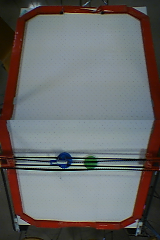
//> input picture camera/photodir/table.png, 160 x 240 px
$ ./fill_outside_frame2   (built with g++ and OpenCV 4)
//> lines starting //> are read from the running program, lines starting //| are printed output that depends on the picture; after the words box and inside, x2 and y2 are one past the last pixel; in counts of white or black regions, pixels touching at a corner belong together
#include <opencv2/core/core.hpp>
#include <opencv2/imgproc/imgproc.hpp>
#include <opencv2/highgui/highgui.hpp>
#include <opencv/cv.h>
#include <opencv/highgui.h>
#include <time.h>
#include <stdio.h>

#define CAM_PIX_2HEIGHT (2 * CAM_PIX_HEIGHT)
#define CAM_PIX_WIDTH  160
#define CAM_PIX_HEIGHT 120

int main(int argc, char* argv[])
{
    IplImage *src_img, *dst_img;
    int npts[2] = { 4, 12 };

    // 画像を読み込む
    if ((src_img = cvLoadImage ("camera/photodir/table.png", CV_LOAD_IMAGE_COLOR)) == 0)
        return -1;
//> src_img is the input picture: 240 rows x 160 cols, CV_8UC3; mean B, G, R 104.4, 104.4, 104.2

    cvNamedWindow ("Image", CV_WINDOW_AUTOSIZE);
    cvNamedWindow ("FillImage", CV_WINDOW_AUTOSIZE);

    CvPoint **pts;

	CvPoint center_frame_left = cvPoint(11, CAM_PIX_HEIGHT);
	CvPoint center_frame_right = cvPoint(155, CAM_PIX_HEIGHT);

	pts = (CvPoint **) cvAlloc (sizeof (CvPoint *) * 2);
	pts[0] = (CvPoint *) cvAlloc (sizeof (CvPoint) * 4);
	pts[1] = (CvPoint *) cvAlloc (sizeof (CvPoint) * 12);
	pts[0][0] = cvPoint(0,0);
	pts[0][1] = cvPoint(160,0);
	pts[0][2] = cvPoint(320,240);
	pts[0][3] = cvPoint(0,240);
	pts[1][0] = cvPoint(39,17);
	pts[1][1] = cvPoint(126,15);
	pts[1][2] = cvPoint(147,26);
	pts[1][3] = cvPoint(160,77);
	pts[1][4] = cvPoint(160,164);
	pts[1][5] = cvPoint(145,224);
	pts[1][6] = cvPoint(125,233);
	pts[1][7] = cvPoint(39,233);
	pts[1][8] = cvPoint(15,217);
	pts[1][9] = cvPoint(0,133);
	pts[1][10] = cvPoint(0,115);
	pts[1][11] = cvPoint(17,28);

    cvLine(src_img, center_frame_left, center_frame_right, CV_RGB( 0, 255, 255 ));
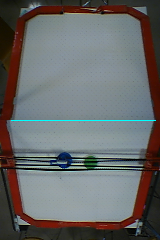
//> src_img: 240 rows x 160 cols, CV_8UC3; 0.38% of pixels changed, all inside (x1, y1, x2, y2) = (11, 120, 156, 121)
    dst_img = cvCreateImage(cvGetSize(src_img), IPL_DEPTH_8U, 3);
    cvCopy(src_img, dst_img);

    cvFillPoly(dst_img, pts, npts, 2, CV_RGB(0, 0, 0));
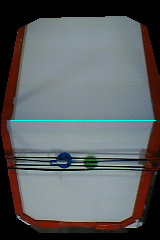
//> dst_img: 240 rows x 160 cols, CV_8UC3; 19.26% of pixels changed, all inside (x1, y1, x2, y2) = (0, 0, 160, 240)

    while(1) {
		cvShowImage ("Image", src_img);
        cvShowImage ("FillImage", dst_img);
        if(cv::waitKey(30) >= 0) {
//> the Esc key is pressed
            break;
        }
    }

    // 全てのウィンドウの削除
    cvDestroyAllWindows();

    cvReleaseImage(&src_img);
    cvFree(&pts[0]);
    cvFree(&pts[1]);
    cvFree(pts);

    return 0;
}

$ run again, with camera/photodir/cap1.png copied over camera/photodir/table.png
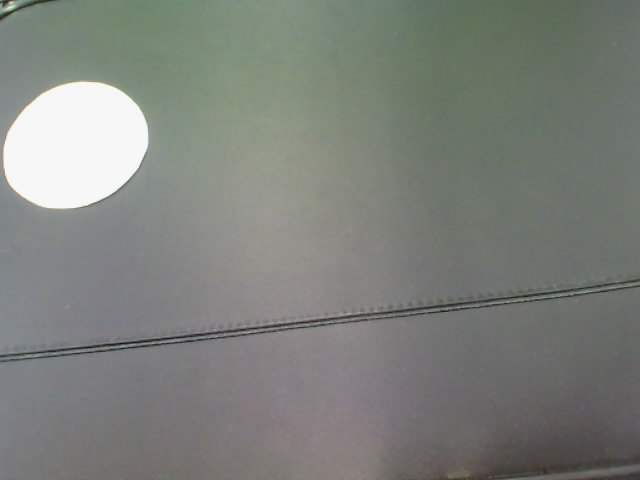
//> input picture camera/photodir/cap1.png, 640 x 480 px
//> src_img is the input picture: 480 rows x 640 cols, CV_8UC3; mean B, G, R 123.3, 128.7, 125.4
//> `cvLine(src_img, center_frame_left, center_frame_right, CV_RGB( 0, 255,..`:
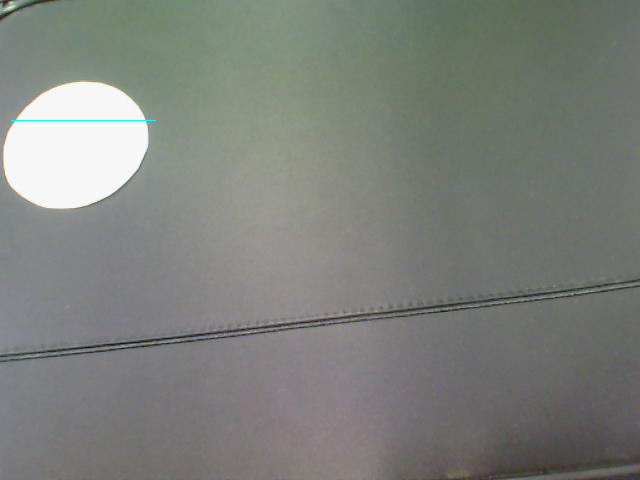
//> src_img: 480 rows x 640 cols, CV_8UC3; 145 pixels changed, all inside (x1, y1, x2, y2) = (11, 120, 156, 121)
//> `cvFillPoly(dst_img, pts, npts, 2, CV_RGB(0, 0, 0));`:
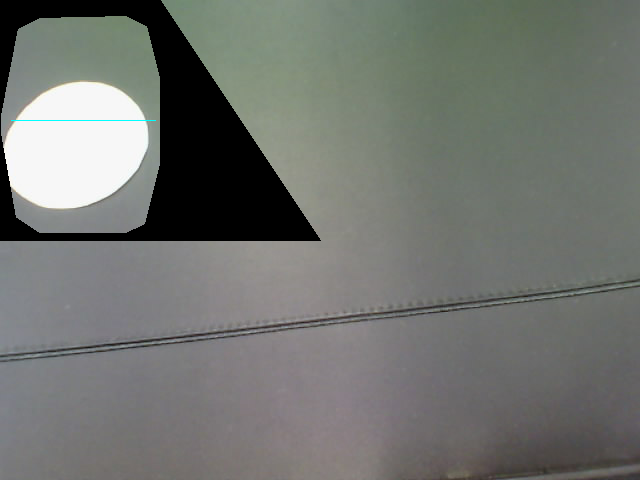
//> dst_img: 480 rows x 640 cols, CV_8UC3; 8.81% of pixels changed, all inside (x1, y1, x2, y2) = (0, 0, 321, 241)
